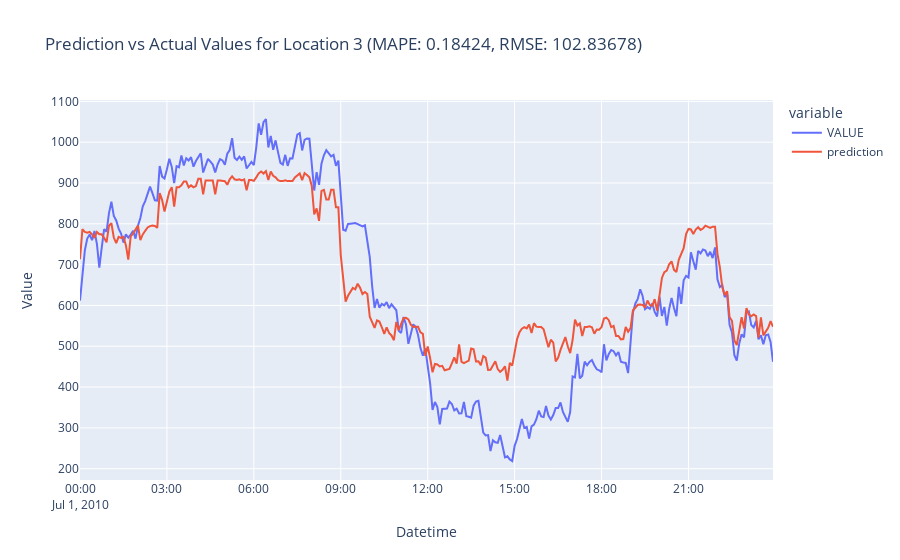
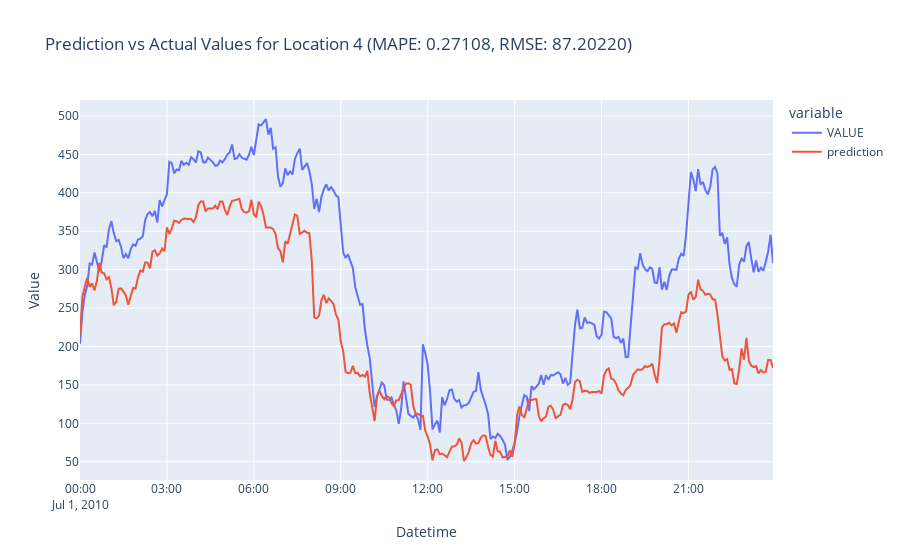
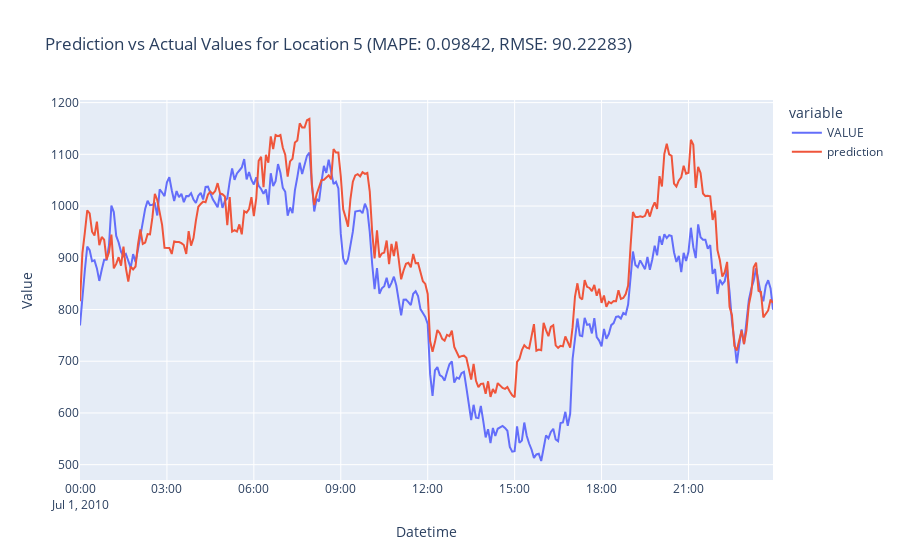
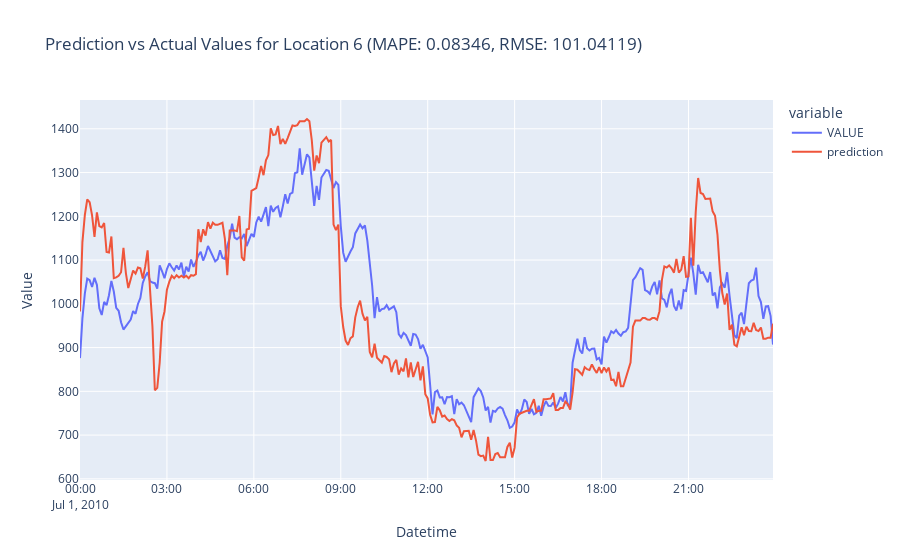

The code cell stored with these charts, in order, in its notebook:
### Code cell
def plot_location(location_id):
    location_data = a[a['LOCATION'] == location_id]
    mape_value = stat_df[stat_df['LOCATION'] == location_id]['MAPE'].values[0]
    rmse_value = stat_df[stat_df['LOCATION'] == location_id]['RMSE'].values[0]
    fig = px.line(location_data, x='DATETIME', y=['VALUE', 'prediction'], labels={
        'DATETIME': 'Datetime',
        'value': 'Value',
        'prediction': 'Prediction'
    }, title=f'Prediction vs Actual Values for Location {location_id} (MAPE: {mape_value:.5f}, RMSE: {rmse_value:.5f})')
    fig.show()

for loc in range(3,7,1):
    plot_location(loc)

### Figure 1 — Plotly figure (JSON) as saved in the notebook; plotly's stock layout.template omitted (floating-point values rounded to 4 significant figures; data arrays with more than 128 entries replaced by an {"elided": "..."} marker saying what was removed)
{"data": [{"hovertemplate": "variable=VALUE<br>Datetime=%{x}<br>Value=%{y}<extra></extra>", "legendgroup": "VALUE", "line": {"color": "#636efa", "dash": "solid"}, "marker": {"symbol": "circle"}, "mode": "lines", "name": "VALUE", "orientation": "v", "showlegend": true, "type": "scatter", "x": {"elided": "288 str values"}, "xaxis": "x", "y": {"elided": "288 float values"}, "yaxis": "y"}, {"hovertemplate": "variable=prediction<br>Datetime=%{x}<br>Value=%{y}<extra></extra>", "legendgroup": "prediction", "line": {"color": "#EF553B", "dash": "solid"}, "marker": {"symbol": "circle"}, "mode": "lines", "name": "prediction", "orientation": "v", "showlegend": true, "type": "scatter", "x": {"elided": "288 str values"}, "xaxis": "x", "y": {"elided": "288 float values"}, "yaxis": "y"}], "layout": {"legend": {"title": {"text": "variable"}, "tracegroupgap": 0}, "title": {"text": "Prediction vs Actual Values for Location 3 (MAPE: 0.18424, RMSE: 102.83678)"}, "xaxis": {"anchor": "y", "domain": [0, 1], "title": {"text": "Datetime"}}, "yaxis": {"anchor": "x", "domain": [0, 1], "title": {"text": "Value"}}}}

### Figure 2 — Plotly figure (JSON) as saved in the notebook; plotly's stock layout.template omitted (floating-point values rounded to 4 significant figures; data arrays with more than 128 entries replaced by an {"elided": "..."} marker saying what was removed)
{"data": [{"hovertemplate": "variable=VALUE<br>Datetime=%{x}<br>Value=%{y}<extra></extra>", "legendgroup": "VALUE", "line": {"color": "#636efa", "dash": "solid"}, "marker": {"symbol": "circle"}, "mode": "lines", "name": "VALUE", "orientation": "v", "showlegend": true, "type": "scatter", "x": {"elided": "288 str values"}, "xaxis": "x", "y": {"elided": "288 float values"}, "yaxis": "y"}, {"hovertemplate": "variable=prediction<br>Datetime=%{x}<br>Value=%{y}<extra></extra>", "legendgroup": "prediction", "line": {"color": "#EF553B", "dash": "solid"}, "marker": {"symbol": "circle"}, "mode": "lines", "name": "prediction", "orientation": "v", "showlegend": true, "type": "scatter", "x": {"elided": "288 str values"}, "xaxis": "x", "y": {"elided": "288 float values"}, "yaxis": "y"}], "layout": {"legend": {"title": {"text": "variable"}, "tracegroupgap": 0}, "title": {"text": "Prediction vs Actual Values for Location 4 (MAPE: 0.27108, RMSE: 87.20220)"}, "xaxis": {"anchor": "y", "domain": [0, 1], "title": {"text": "Datetime"}}, "yaxis": {"anchor": "x", "domain": [0, 1], "title": {"text": "Value"}}}}

### Figure 3 — Plotly figure (JSON) as saved in the notebook; plotly's stock layout.template omitted (floating-point values rounded to 4 significant figures; data arrays with more than 128 entries replaced by an {"elided": "..."} marker saying what was removed)
{"data": [{"hovertemplate": "variable=VALUE<br>Datetime=%{x}<br>Value=%{y}<extra></extra>", "legendgroup": "VALUE", "line": {"color": "#636efa", "dash": "solid"}, "marker": {"symbol": "circle"}, "mode": "lines", "name": "VALUE", "orientation": "v", "showlegend": true, "type": "scatter", "x": {"elided": "288 str values"}, "xaxis": "x", "y": {"elided": "288 float values"}, "yaxis": "y"}, {"hovertemplate": "variable=prediction<br>Datetime=%{x}<br>Value=%{y}<extra></extra>", "legendgroup": "prediction", "line": {"color": "#EF553B", "dash": "solid"}, "marker": {"symbol": "circle"}, "mode": "lines", "name": "prediction", "orientation": "v", "showlegend": true, "type": "scatter", "x": {"elided": "288 str values"}, "xaxis": "x", "y": {"elided": "288 float values"}, "yaxis": "y"}], "layout": {"legend": {"title": {"text": "variable"}, "tracegroupgap": 0}, "title": {"text": "Prediction vs Actual Values for Location 5 (MAPE: 0.09842, RMSE: 90.22283)"}, "xaxis": {"anchor": "y", "domain": [0, 1], "title": {"text": "Datetime"}}, "yaxis": {"anchor": "x", "domain": [0, 1], "title": {"text": "Value"}}}}

### Figure 4 — Plotly figure (JSON) as saved in the notebook; plotly's stock layout.template omitted (floating-point values rounded to 4 significant figures; data arrays with more than 128 entries replaced by an {"elided": "..."} marker saying what was removed)
{"data": [{"hovertemplate": "variable=VALUE<br>Datetime=%{x}<br>Value=%{y}<extra></extra>", "legendgroup": "VALUE", "line": {"color": "#636efa", "dash": "solid"}, "marker": {"symbol": "circle"}, "mode": "lines", "name": "VALUE", "orientation": "v", "showlegend": true, "type": "scatter", "x": {"elided": "288 str values"}, "xaxis": "x", "y": {"elided": "288 float values"}, "yaxis": "y"}, {"hovertemplate": "variable=prediction<br>Datetime=%{x}<br>Value=%{y}<extra></extra>", "legendgroup": "prediction", "line": {"color": "#EF553B", "dash": "solid"}, "marker": {"symbol": "circle"}, "mode": "lines", "name": "prediction", "orientation": "v", "showlegend": true, "type": "scatter", "x": {"elided": "288 str values"}, "xaxis": "x", "y": {"elided": "288 float values"}, "yaxis": "y"}], "layout": {"legend": {"title": {"text": "variable"}, "tracegroupgap": 0}, "title": {"text": "Prediction vs Actual Values for Location 6 (MAPE: 0.08346, RMSE: 101.04119)"}, "xaxis": {"anchor": "y", "domain": [0, 1], "title": {"text": "Datetime"}}, "yaxis": {"anchor": "x", "domain": [0, 1], "title": {"text": "Value"}}}}
